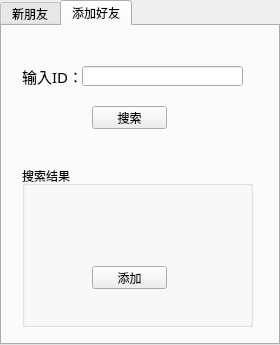
<?xml version="1.0" encoding="UTF-8"?>
<ui version="4.0">
 <class>AddFriend</class>
 <widget class="QWidget" name="AddFriend">
  <property name="geometry">
   <rect>
    <x>0</x>
    <y>0</y>
    <width>280</width>
    <height>345</height>
   </rect>
  </property>
  <property name="windowTitle">
   <string>Form</string>
  </property>
  <widget class="QTabWidget" name="tabWidget">
   <property name="geometry">
    <rect>
     <x>0</x>
     <y>0</y>
     <width>280</width>
     <height>345</height>
    </rect>
   </property>
   <property name="currentIndex">
    <number>1</number>
   </property>
   <widget class="QWidget" name="new_friend_tab">
    <attribute name="title">
     <string>新朋友</string>
    </attribute>
   </widget>
   <widget class="QWidget" name="search_tab">
    <attribute name="title">
     <string>添加好友</string>
    </attribute>
    <widget class="QLabel" name="label">
     <property name="geometry">
      <rect>
       <x>20</x>
       <y>40</y>
       <width>61</width>
       <height>21</height>
      </rect>
     </property>
     <property name="font">
      <font>
       <family>宋体</family>
       <pointsize>11</pointsize>
       <bold>false</bold>
      </font>
     </property>
     <property name="text">
      <string>输入ID：</string>
     </property>
    </widget>
    <widget class="QLineEdit" name="lineEdit">
     <property name="geometry">
      <rect>
       <x>80</x>
       <y>40</y>
       <width>161</width>
       <height>20</height>
      </rect>
     </property>
    </widget>
    <widget class="QPushButton" name="pushButton">
     <property name="geometry">
      <rect>
       <x>90</x>
       <y>80</y>
       <width>75</width>
       <height>23</height>
      </rect>
     </property>
     <property name="text">
      <string>搜索</string>
     </property>
    </widget>
    <widget class="QGroupBox" name="groupBox">
     <property name="geometry">
      <rect>
       <x>20</x>
       <y>140</y>
       <width>231</width>
       <height>161</height>
      </rect>
     </property>
     <property name="title">
      <string>搜索结果</string>
     </property>
     <widget class="QLabel" name="head_label">
      <property name="geometry">
       <rect>
        <x>30</x>
        <y>40</y>
        <width>41</width>
        <height>41</height>
       </rect>
      </property>
      <property name="text">
       <string/>
      </property>
     </widget>
     <widget class="QLabel" name="name_label">
      <property name="geometry">
       <rect>
        <x>90</x>
        <y>60</y>
        <width>131</width>
        <height>21</height>
       </rect>
      </property>
      <property name="font">
       <font>
        <family>仿宋</family>
        <pointsize>11</pointsize>
       </font>
      </property>
      <property name="text">
       <string/>
      </property>
     </widget>
     <widget class="QPushButton" name="pushButton_2">
      <property name="geometry">
       <rect>
        <x>70</x>
        <y>100</y>
        <width>75</width>
        <height>23</height>
       </rect>
      </property>
      <property name="text">
       <string>添加</string>
      </property>
     </widget>
     <widget class="QLabel" name="hint_label_2">
      <property name="geometry">
       <rect>
        <x>40</x>
        <y>130</y>
        <width>141</width>
        <height>16</height>
       </rect>
      </property>
      <property name="font">
       <font>
        <family>仿宋</family>
        <pointsize>9</pointsize>
       </font>
      </property>
      <property name="text">
       <string/>
      </property>
     </widget>
    </widget>
    <widget class="QLabel" name="hint_label">
     <property name="geometry">
      <rect>
       <x>60</x>
       <y>110</y>
       <width>141</width>
       <height>16</height>
      </rect>
     </property>
     <property name="text">
      <string/>
     </property>
    </widget>
   </widget>
  </widget>
 </widget>
 <resources/>
 <connections/>
</ui>
